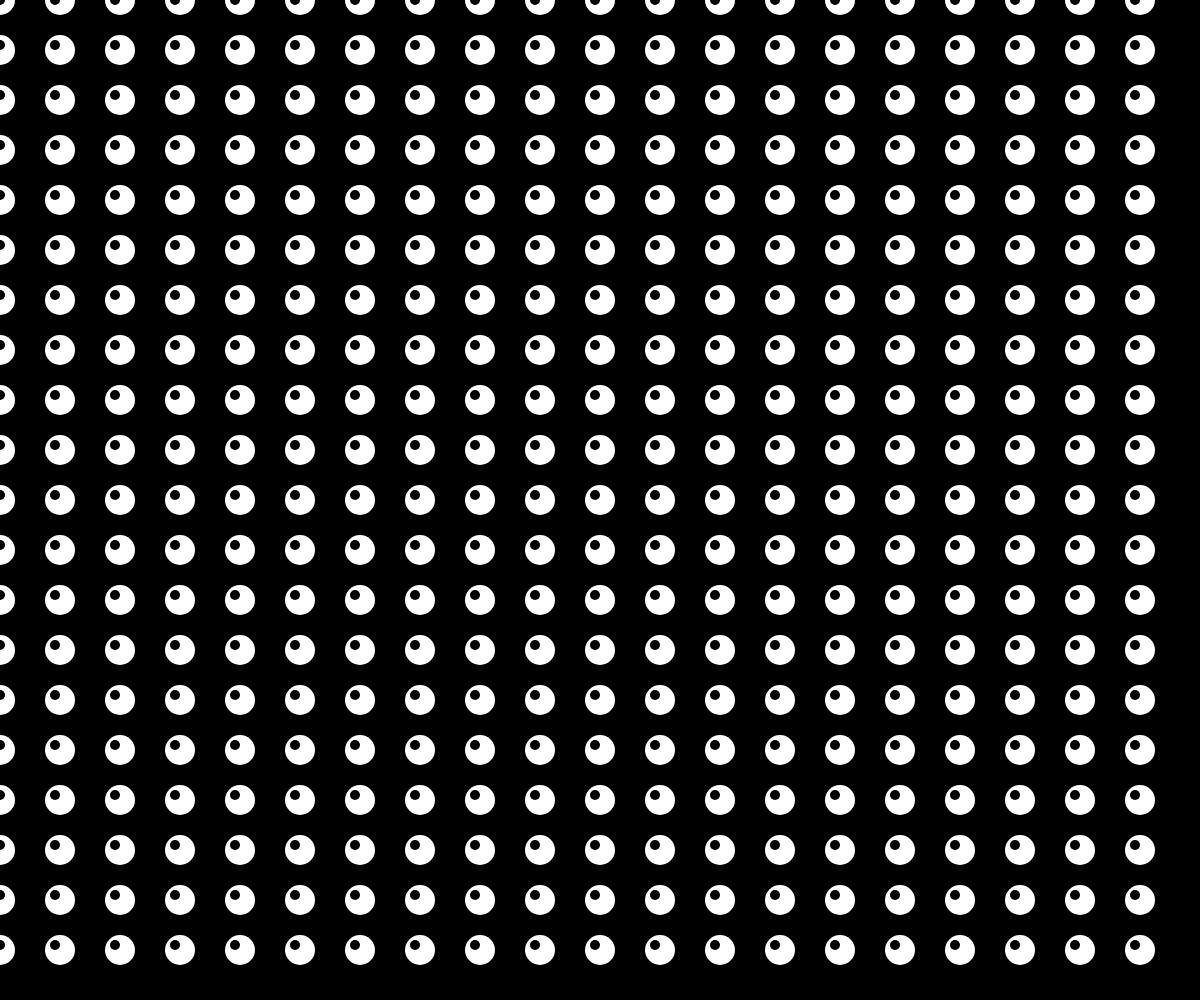
Frame 1 (no input)
Frame 60 (no input): identical to frame 1, image omitted
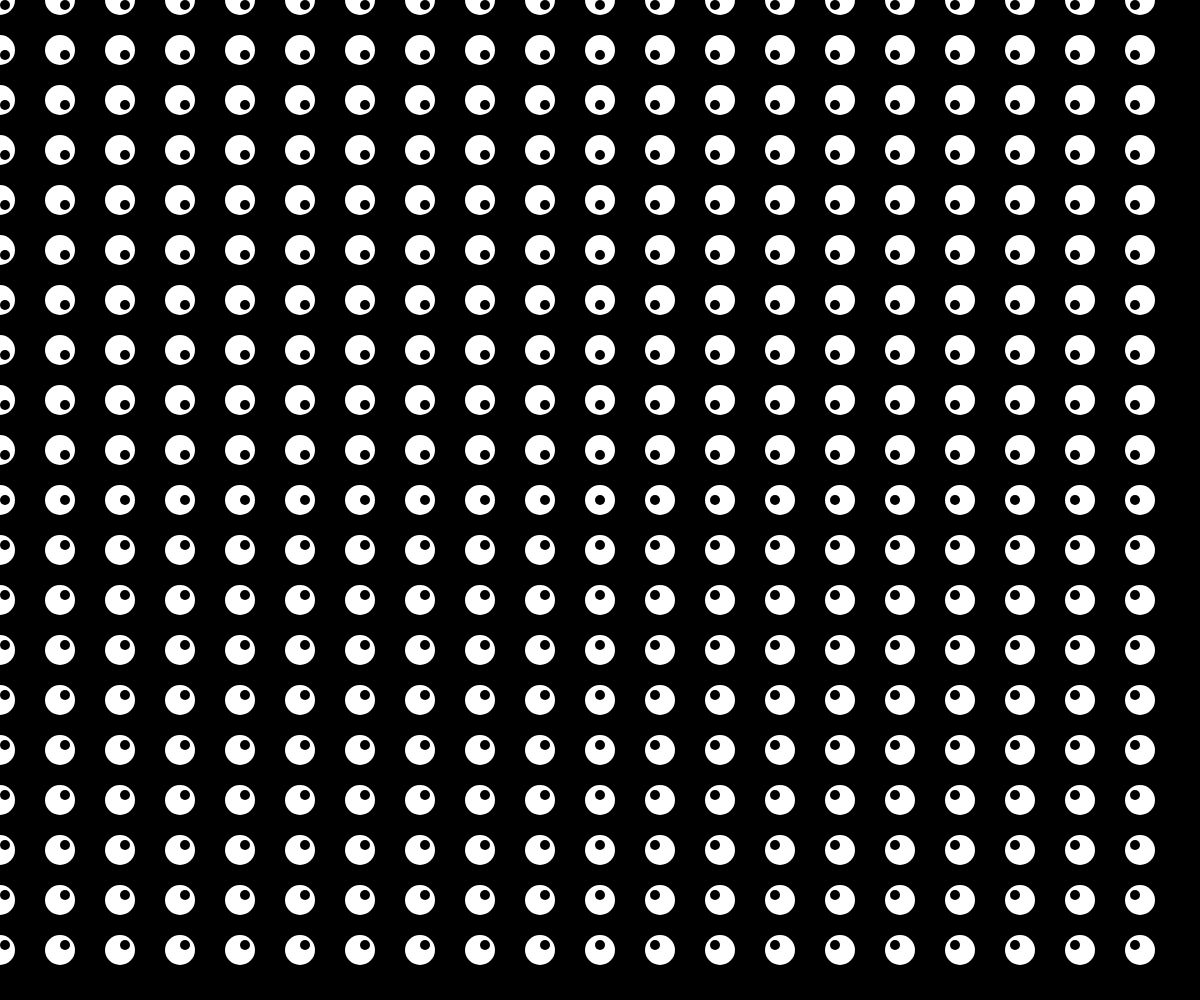
Frame 120 (the mouse pressed at the canvas centre since frame 60)

The p5.js sketch that drew these frames (run headless with seeded random() and noise() and a simulated clock; from frame 60 on, the mouse is pressed at the canvas centre):

// p5.js sketch
// ── sketch.js
let tilesX = 20;
let tilesY = 20;
let gridX, gridY;

function setup() {
  createCanvas(windowWidth, windowHeight);
  gridX = width / tilesX;
  gridY = height / tilesY;
  noStroke();
}

function draw() {
  background(0);
  for (let y = 0; y < tilesY; y++) {
    for (let x = 0; x < tilesX; x++) {
      let eyeX = x * gridX;
      let eyeY = y * gridY;

      // Pupillenposition berechnen
      let pupilX = constrain(mouseX - eyeX, -5, 5);
      let pupilY = constrain(mouseY - eyeY, -5, 5);

      // Augen zeichnen
      drawEye(eyeX, eyeY, pupilX, pupilY);
    }
  }
}

function drawEye(x, y, pupilX, pupilY) {
  // Weißes Auge
  fill(255);
  ellipse(x, y, 30, 30);

  // Pupille
  fill(0);
  ellipse(x + pupilX, y + pupilY, 10, 10);
}
